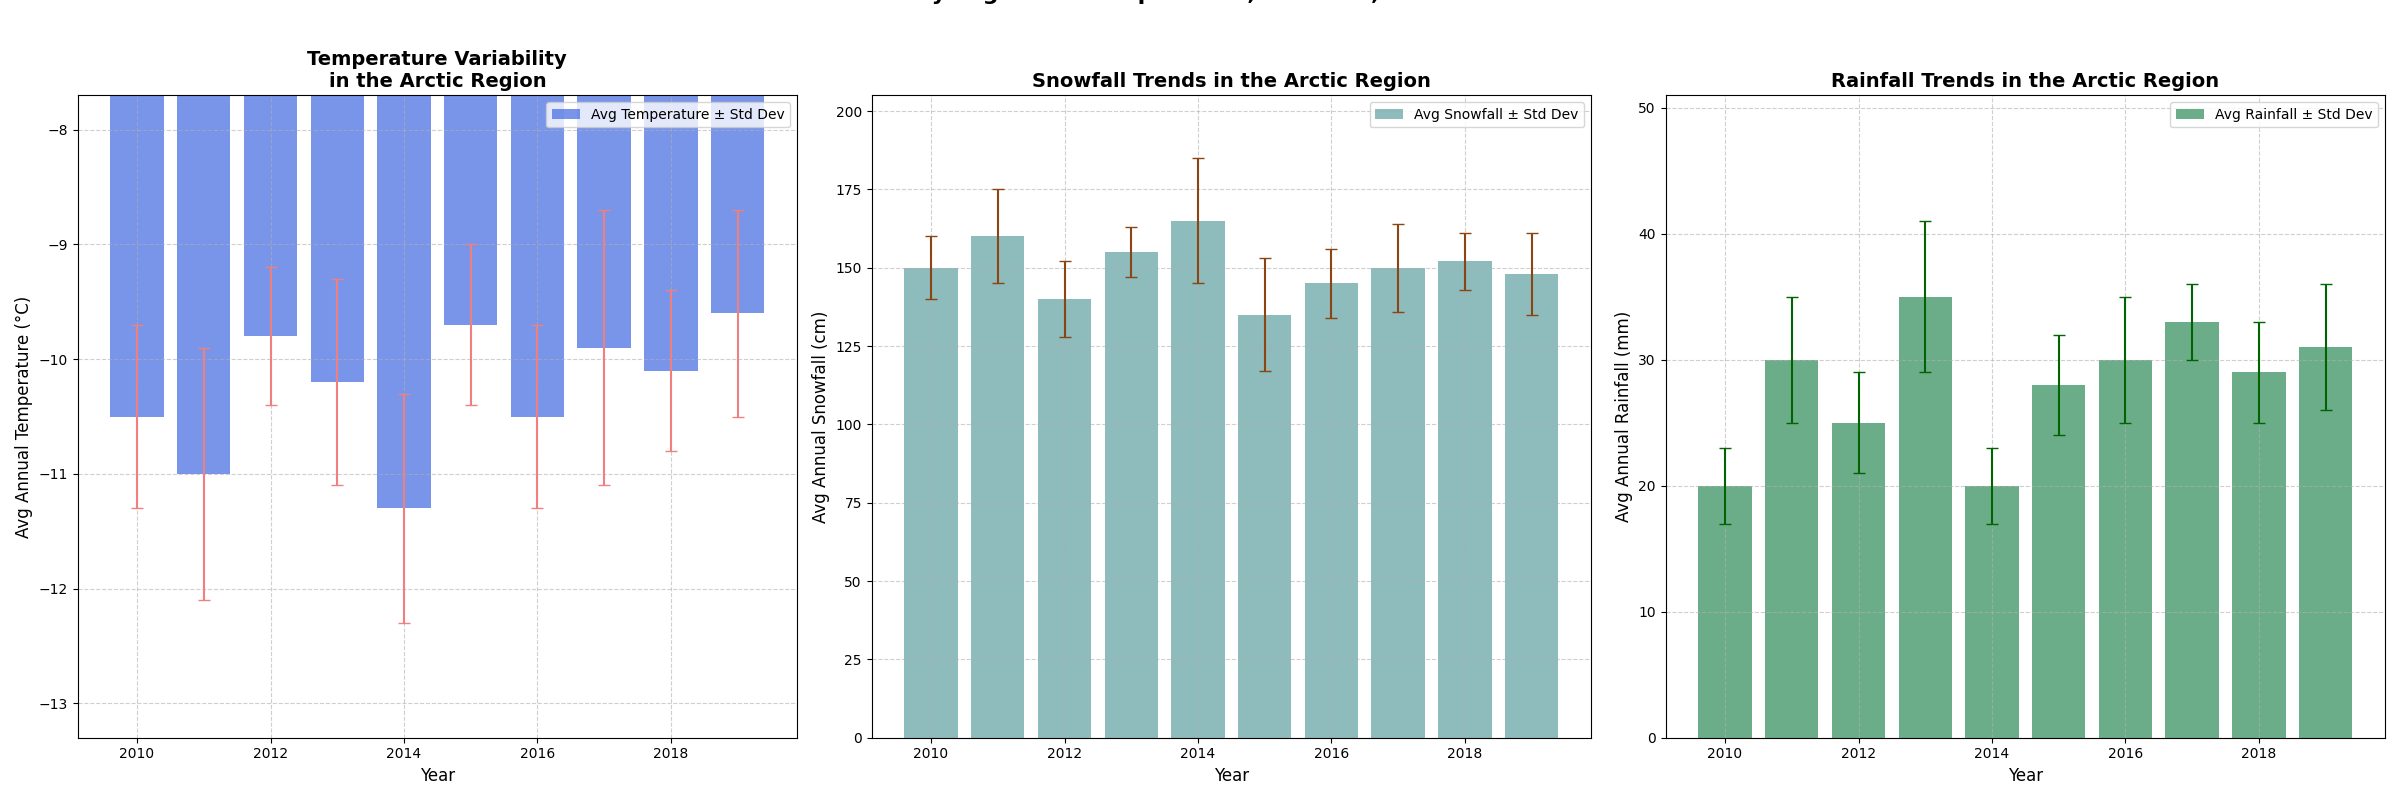

Generate this figure with Python:
import matplotlib.pyplot as plt
import numpy as np

# Simulated average annual temperature data (in °C) over a decade
years = np.arange(2010, 2020)
average_temperatures = np.array([-10.5, -11.0, -9.8, -10.2, -11.3, -9.7, -10.5, -9.9, -10.1, -9.6])
temperature_std_dev = np.array([0.8, 1.1, 0.6, 0.9, 1.0, 0.7, 0.8, 1.2, 0.7, 0.9])

# Simulated average annual snowfall (in cm) over the same decade
average_snowfall = np.array([150, 160, 140, 155, 165, 135, 145, 150, 152, 148])
snowfall_std_dev = np.array([10, 15, 12, 8, 20, 18, 11, 14, 9, 13])

# Additional simulated data for average annual rainfall (in mm) over the same decade
average_rainfall = np.array([20, 30, 25, 35, 20, 28, 30, 33, 29, 31])
rainfall_std_dev = np.array([3, 5, 4, 6, 3, 4, 5, 3, 4, 5])

# Sort data in ascending order
temp_sorted_indices = np.argsort(average_temperatures)
snow_sorted_indices = np.argsort(average_snowfall)
rain_sorted_indices = np.argsort(average_rainfall)

sorted_years_temp = years[temp_sorted_indices]
sorted_temperatures = average_temperatures[temp_sorted_indices]
sorted_temperature_std_dev = temperature_std_dev[temp_sorted_indices]

sorted_years_snow = years[snow_sorted_indices]
sorted_snowfall = average_snowfall[snow_sorted_indices]
sorted_snowfall_std_dev = snowfall_std_dev[snow_sorted_indices]

sorted_years_rain = years[rain_sorted_indices]
sorted_rainfall = average_rainfall[rain_sorted_indices]
sorted_rainfall_std_dev = rainfall_std_dev[rain_sorted_indices]

# Set up the subplots for three plots
fig, ax = plt.subplots(nrows=1, ncols=3, figsize=(24, 8))

# Plot 1: Average Annual Temperature with error bars (sorted)
ax[0].bar(sorted_years_temp, sorted_temperatures, yerr=sorted_temperature_std_dev, color='royalblue',
          alpha=0.7, ecolor='lightcoral', capsize=4, label='Avg Temperature ± Std Dev')
ax[0].set_title('Temperature Variability\nin the Arctic Region', fontsize=14, fontweight='bold')
ax[0].set_xlabel('Year', fontsize=12)
ax[0].set_ylabel('Avg Annual Temperature (°C)', fontsize=12)
ax[0].set_ylim(min(sorted_temperatures - sorted_temperature_std_dev) - 1, 
               max(sorted_temperatures + sorted_temperature_std_dev) + 1)
ax[0].legend(loc='upper right', fontsize=10)
ax[0].grid(True, linestyle='--', alpha=0.6)

# Plot 2: Average Annual Snowfall with error bars (sorted)
ax[1].bar(sorted_years_snow, sorted_snowfall, yerr=sorted_snowfall_std_dev, color='cadetblue', 
          alpha=0.7, ecolor='saddlebrown', capsize=4, label='Avg Snowfall ± Std Dev')
ax[1].set_title('Snowfall Trends in the Arctic Region', fontsize=14, fontweight='bold')
ax[1].set_xlabel('Year', fontsize=12)
ax[1].set_ylabel('Avg Annual Snowfall (cm)', fontsize=12)
ax[1].set_ylim(0, max(sorted_snowfall + sorted_snowfall_std_dev) + 20)
ax[1].legend(loc='upper right', fontsize=10)
ax[1].grid(True, linestyle='--', alpha=0.6)

# Plot 3: Average Annual Rainfall with error bars (sorted)
ax[2].bar(sorted_years_rain, sorted_rainfall, yerr=sorted_rainfall_std_dev, color='seagreen',
          alpha=0.7, ecolor='darkgreen', capsize=4, label='Avg Rainfall ± Std Dev')
ax[2].set_title('Rainfall Trends in the Arctic Region', fontsize=14, fontweight='bold')
ax[2].set_xlabel('Year', fontsize=12)
ax[2].set_ylabel('Avg Annual Rainfall (mm)', fontsize=12)
ax[2].set_ylim(0, max(sorted_rainfall + sorted_rainfall_std_dev) + 10)
ax[2].legend(loc='upper right', fontsize=10)
ax[2].grid(True, linestyle='--', alpha=0.6)

# Overall title for the entire figure
plt.suptitle('Climate Trends: Analyzing Arctic Temperature, Snowfall, and Rainfall Over a Decade', fontsize=16, fontweight='bold', y=1.02)

# Automatically adjust layout
plt.tight_layout()

# Display the plot
plt.show()
